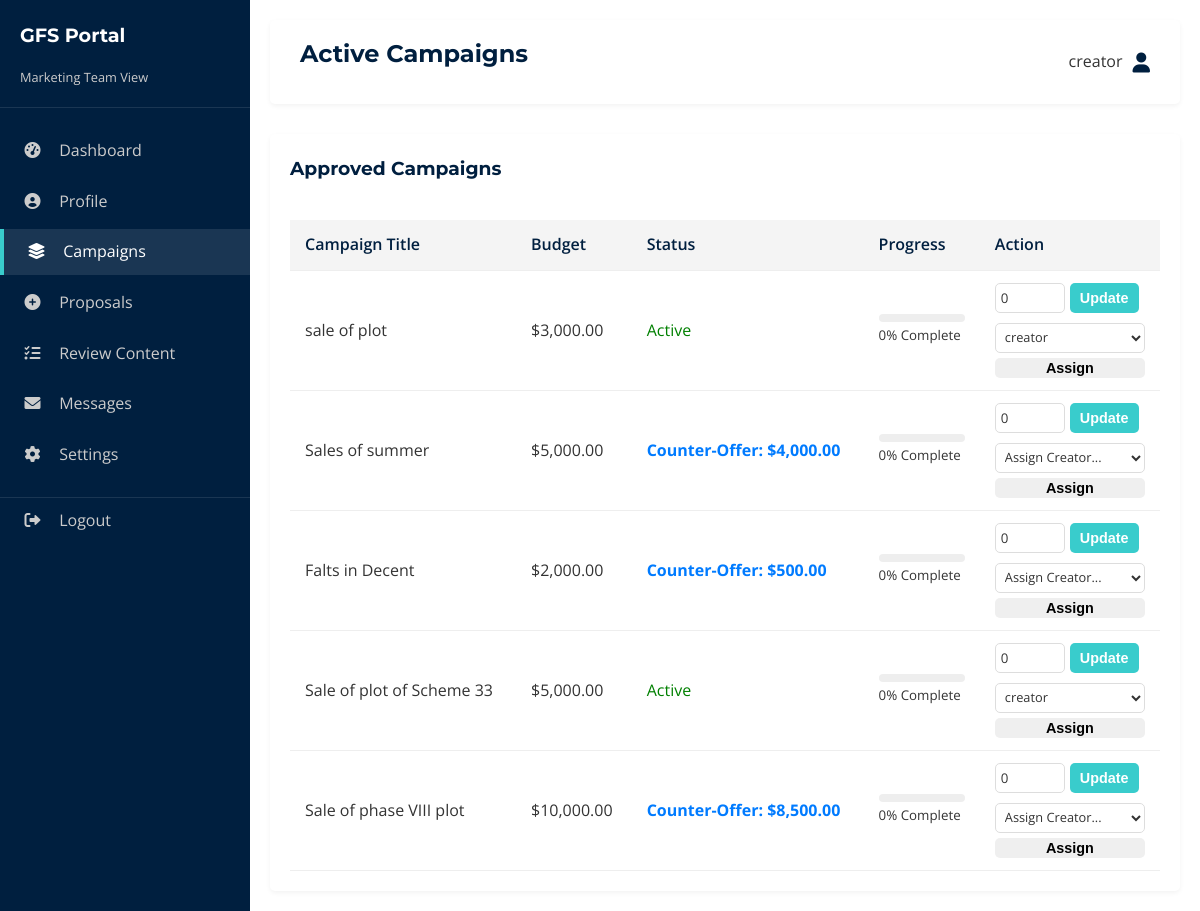
The page /portal/marketing/campaigns (signed in) on the database its author committed.
### tables this page shows
CREATE TABLE users (
    id INTEGER PRIMARY KEY AUTOINCREMENT,
    username TEXT NOT NULL UNIQUE,
    password TEXT NOT NULL,
    role TEXT NOT NULL,
    full_name TEXT,
    email TEXT,
    phone TEXT
);

CREATE TABLE budget_requests (
    id INTEGER PRIMARY KEY AUTOINCREMENT,
    title TEXT NOT NULL,
    type TEXT NOT NULL,
    amount REAL NOT NULL,
    proposed_by TEXT NOT NULL,
    status TEXT DEFAULT 'Pending',
    counter_amount REAL,
    progress INTEGER DEFAULT 0,
    assigned_to INTEGER,
    created_at TIMESTAMP DEFAULT CURRENT_TIMESTAMP,
    FOREIGN KEY (assigned_to) REFERENCES users (id)
);

### app.py (the view)
@app.route('/portal/marketing/campaigns')
def portal_marketing_campaigns():
    if 'user_id' not in session: return redirect(url_for('login'))
    conn = get_db_connection()
    campaigns = conn.execute('SELECT b.*, u.username as assigned_username FROM budget_requests b LEFT JOIN users u ON b.assigned_to = u.id WHERE b.proposed_by = "Marketing Team" AND (b.status = "Approved" OR b.status = "Counter-Offer") ORDER BY b.created_at DESC').fetchall()
    creators = conn.execute('SELECT id, username FROM users WHERE role = "Content Creator"').fetchall()
    conn.close()
    return render_template('portals/marketing_campaigns.html', role='Marketing Team', campaigns=campaigns, creators=creators)

### app.py (called while the page is built)
def get_db_connection():
    conn = sqlite3.connect('database.db')
    conn.row_factory = sqlite3.Row
    return conn

@app.context_processor
def inject_global_data():
    conn = get_db_connection()
    try:
        theme_row = conn.execute("SELECT value FROM settings WHERE key = 'theme'").fetchone()
        theme = theme_row['value'] if theme_row else 'default'
        site_rows = conn.execute("SELECT section, key, value FROM site_content WHERE page = 'global'").fetchall()
        site_data = {}
        for row in site_rows:
            if row['section'] not in site_data:
                site_data[row['section']] = {}
            site_data[row['section']][row['key']] = row['value']
    except sqlite3.OperationalError:
        theme = 'default'
        site_data = {}
    finally:
        conn.close()
    return dict(theme=theme, site=site_data)

### templates/portals/marketing_campaigns.html (shortened to what this page needs)
{% extends 'portal_base.html' %}
{% block header %}Active Campaigns{% endblock %}
{% block content %}
<div class="table-container">
    <div style="display: flex; justify-content: space-between; align-items: center; margin-bottom: 20px;">
        <h3>Approved Campaigns</h3>
    </div>
    <table class="table">
        <thead>
            <tr>
                <th>Campaign Title</th>
                <th>Budget</th>
                <th>Status</th>
                <th>Progress</th>
                <th>Action</th>
            </tr>
        </thead>
        <tbody>
            {% for campaign in campaigns %}
            <tr>
                <td>{{ campaign.title }}</td>
                <td>${{ "{:,.2f}".format(campaign.amount or 0) }}</td>
                <td>
                    {% if campaign.status == 'Counter-Offer' %}
                    <span style="color: #007bff; font-weight: bold;">Counter-Offer: ${{
                        "{:,.2f}".format(campaign.counter_amount or 0) }}</span>
                    {% else %}
                    <span style="color: green;">Active</span>
                    {% endif %}
                </td>
                <td>
                    <div style="width: 100%; background: #eee; height: 8px; border-radius: 4px;">
                    </div>
                    <small>{{ campaign.progress }}% Complete</small>
                </td>
                <td>
                    <div style="margin-bottom: 10px;">
                        <form action="{{ url_for('portal_marketing_update_progress', campaign_id=campaign.id) }}"
                            method="POST" style="display: flex; gap: 5px;">
                            <input type="number" name="progress" value="{{ campaign.progress }}" min="0" max="100"
                                class="form-control" style="width: 70px; padding: 2px 5px; height: 30px;">
                            <button type="submit" class="btn btn-primary small-btn"
                                style="padding: 2px 10px;">Update</button>
                        </form>
                    </div>
                    <div>
                        <form action="{{ url_for('portal_marketing_assign_creator', campaign_id=campaign.id) }}"
                            method="POST" style="display: flex; flex-direction: column; gap: 5px;">
                            <select name="creator_id" class="form-control"
                                style="padding: 2px 5px; height: 30px; font-size: 0.8rem;">
                                <option value="">Assign Creator...</option>
                                {% for creator in creators %}
                                <option value="{{ creator.id }}" {{ 'selected' if campaign.assigned_to==creator.id
                                    else '' }}>
                                    {{ creator.username }}
                                </option>
                                {% endfor %}
                            </select>
                            <button type="submit" class="btn btn-secondary small-btn"
                                style="padding: 2px 10px;">Assign</button>
                        </form>
                    </div>
                </td>
            </tr>
            {% endfor %}
        </tbody>
    </table>
</div>
{% endblock %}

### templates/portal_base.html (shortened to what this page needs)
<!DOCTYPE html>
<html lang="en">
<head>
    <link rel="stylesheet" href="https://cdnjs.cloudflare.com/ajax/libs/font-awesome/6.0.0/css/all.min.css">
    <link rel="stylesheet" href="{{ url_for('static', filename='styles.css') }}">
</head>
<body class="{{ theme + '-theme' if theme and theme != 'default' else '' }}">
    <div class="admin-container">
        <nav class="sidebar">
            <div class="sidebar-header">
                <h3>GFS Portal</h3>
                <p style="font-size: 0.8rem; color: #ccc;">{{ role }} View</p>
            </div>
            <ul class="sidebar-menu">
                <li><a href="{{ url_for('portal_supervisor' if role == 'Project Supervisor' else 'portal_marketing' if role == 'Marketing Team' else 'portal_content' if role == 'Content Creator' else 'portal_sales') }}"
                        class="{{ 'active' if request.endpoint in ['portal_supervisor', 'portal_marketing', 'portal_content', 'portal_sales'] else '' }}">
                        <i class="fas fa-tachometer-alt"></i> Dashboard
                    </a></li>
                {% if role == 'Project Supervisor' %}
                <li><a href="{{ url_for('portal_supervisor_profile') }}"
                        class="{{ 'active' if request.endpoint == 'portal_supervisor_profile' else '' }}">
                        <i class="fas fa-user-circle"></i> Profile
                    </a></li>
                {% elif role == 'Marketing Team' %}
                <li><a href="{{ url_for('portal_marketing_profile') }}"
                        class="{{ 'active' if request.endpoint == 'portal_marketing_profile' else '' }}">
                        <i class="fas fa-user-circle"></i> Profile
                    </a></li>
                {% elif role == 'Content Creator' %}
                <li><a href="{{ url_for('portal_content_profile') }}"
                        class="{{ 'active' if request.endpoint == 'portal_content_profile' else '' }}">
                        <i class="fas fa-user-circle"></i> Profile
                    </a></li>
                {% elif role == 'Sales Team' %}
                <li><a href="{{ url_for('portal_sales_profile') }}"
                        class="{{ 'active' if request.endpoint == 'portal_sales_profile' else '' }}">
                        <i class="fas fa-user-circle"></i> Profile
                    </a></li>
                {% endif %}
                {% if role == 'Project Supervisor' %}
                <li><a href="{{ url_for('portal_supervisor_approvals') }}"
                        class="{{ 'active' if request.endpoint == 'portal_supervisor_approvals' else '' }}">
                        <i class="fas fa-check-double"></i> Approvals
                    </a></li>
                <li><a href="{{ url_for('portal_supervisor_budget') }}"
                        class="{{ 'active' if request.endpoint == 'portal_supervisor_budget' else '' }}">
                        <i class="fas fa-wallet"></i> Budget Control
                    </a></li>
                <li><a href="{{ url_for('portal_supervisor_training') }}"
                        class="{{ 'active' if request.endpoint == 'portal_supervisor_training' else '' }}">
                        <i class="fas fa-chalkboard-teacher"></i> Conduct Training
                    </a></li>
                {% elif role == 'Marketing Team' %}
                <li><a href="{{ url_for('portal_marketing_campaigns') }}"
                        class="{{ 'active' if request.endpoint == 'portal_marketing_campaigns' else '' }}">
                        <i class="fas fa-layer-group"></i> Campaigns
                    </a></li>
                <li><a href="{{ url_for('portal_marketing') }}"
                        class="{{ 'active' if request.endpoint == 'portal_marketing' else '' }}">
                        <i class="fas fa-plus-circle"></i> Proposals
                    </a></li>
                <li><a href="{{ url_for('portal_marketing_review') }}"
                        class="{{ 'active' if request.endpoint == 'portal_marketing_review' else '' }}">
                        <i class="fas fa-tasks"></i> Review Content
                    </a></li>
                {% endif %}
                {% if role == 'Project Supervisor' %}
                <li><a href="{{ url_for('portal_supervisor_messages') }}"
                        class="{{ 'active' if request.endpoint == 'portal_supervisor_messages' else '' }}">
                        <i class="fas fa-envelope"></i> Messages
                    </a></li>
                {% elif role == 'Marketing Team' %}
                <li><a href="{{ url_for('portal_marketing_messages') }}"
                        class="{{ 'active' if request.endpoint == 'portal_marketing_messages' else '' }}">
                        <i class="fas fa-envelope"></i> Messages
                    </a></li>
                {% elif role == 'Content Creator' %}
                <li><a href="{{ url_for('portal_content_messages') }}"
                        class="{{ 'active' if request.endpoint == 'portal_content_messages' else '' }}">
                        <i class="fas fa-envelope"></i> Messages
                    </a></li>
                {% elif role == 'Sales Team' %}
                <li><a href="{{ url_for('portal_sales_messages') }}"
                        class="{{ 'active' if request.endpoint == 'portal_sales_messages' else '' }}">
                        <i class="fas fa-envelope"></i> Messages
                    </a></li>
                {% endif %}
                {% if role == 'Project Supervisor' %}
                <li><a href="{{ url_for('portal_supervisor_settings') }}"
                        class="{{ 'active' if request.endpoint == 'portal_supervisor_settings' else '' }}">
                        <i class="fas fa-cog"></i> Settings
                    </a></li>
                {% elif role == 'Marketing Team' %}
                <li><a href="{{ url_for('portal_marketing_settings') }}"
                        class="{{ 'active' if request.endpoint == 'portal_marketing_settings' else '' }}">
                        <i class="fas fa-cog"></i> Settings
                    </a></li>
                {% elif role == 'Content Creator' %}
                <li><a href="{{ url_for('portal_content_settings') }}"
                        class="{{ 'active' if request.endpoint == 'portal_content_settings' else '' }}">
                        <i class="fas fa-cog"></i> Settings
                    </a></li>
                {% elif role == 'Sales Team' %}
                <li><a href="{{ url_for('portal_sales_settings') }}"
                        class="{{ 'active' if request.endpoint == 'portal_sales_settings' else '' }}">
                        <i class="fas fa-cog"></i> Settings
                    </a></li>
                {% endif %}
                <li><a href="{{ url_for('logout') }}"
                        style="margin-top: 20px; border-top: 1px solid rgba(255,255,255,0.1);">
                        <i class="fas fa-sign-out-alt"></i> Logout
                    </a></li>
            </ul>
        </nav>
        <div class="admin-content">
            <header class="admin-header">
                <h2>{% block header %}{% endblock %}</h2>
                <div class="user-info">
                    <span>{{ session['username'] }}</span> <i class="fas fa-user fa-lg"
                        style="margin-left: 10px; color: var(--primary-color);"></i>
                </div>
            </header>
            {% block content %}{% endblock %}
        </div>
    </div>
</body>
</html>

### static/styles.css (style rules this page uses)
:root { --primary-color: #001f3f; --secondary-color: #39cccc; --accent-color: #0074D9; --text-color: #333; --light-gray: #f4f4f4; --white: #ffffff; --bg-color: #ffffff; --card-bg: #ffffff; --sidebar-bg: #001f3f; --sidebar-text: #ffffff; --font-heading: 'Montserrat', sans-serif; --font-body: 'Open Sans', sans-serif; --transition: all 0.3s ease; }
* { margin: 0; padding: 0; box-sizing: border-box; }
body { font-family: var(--font-body); line-height: 1.6; color: var(--text-color); background-color: var(--bg-color); }
h1, h2, h3, h4, h5, h6 { font-family: var(--font-heading); color: var(--primary-color); margin-bottom: 1rem; }
a { text-decoration: none; color: inherit; }
ul { list-style: none; }
.btn { display: inline-block; padding: 10px 20px; border-radius: 5px; font-weight: 600; transition: var(--transition); cursor: pointer; border: none; }
.btn-primary { background-color: var(--secondary-color); color: #fff; }
.small-btn { padding: 8px 16px; font-size: 0.9rem; }
.form-control { width: 100%; padding: 10px; border: 1px solid #ddd; border-radius: 5px; font-family: inherit; background-color: var(--white); color: var(--text-color); }
.admin-container { display: flex; min-height: 100vh; }
.sidebar { width: 250px; background-color: var(--sidebar-bg); color: var(--sidebar-text); padding: 20px 0; flex-shrink: 0; }
.sidebar-header { padding: 0 20px 20px; border-bottom: 1px solid rgba(255, 255, 255, 0.1); margin-bottom: 20px; }
.sidebar-header h3 { color: var(--sidebar-text); font-size: 1.2rem; }
.sidebar-menu li { margin-bottom: 5px; }
.sidebar-menu a { display: block; padding: 10px 20px; color: #ccc; transition: var(--transition); }
.sidebar-menu a:hover, .sidebar-menu a.active { background-color: rgba(255, 255, 255, 0.1); color: var(--sidebar-text); border-left: 4px solid var(--secondary-color); }
.sidebar-menu i { width: 25px; text-align: center; margin-right: 10px; }
.admin-content { flex-grow: 1; background-color: var(--bg-color); padding: 20px; overflow-y: auto; }
.admin-header { display: flex; justify-content: space-between; align-items: center; background-color: var(--card-bg); padding: 15px 30px; margin-bottom: 30px; border-radius: 5px; box-shadow: 0 2px 5px rgba(0, 0, 0, 0.05); color: var(--text-color); }
.user-info { position: relative; cursor: pointer; display: flex; align-items: center; }
.table-container { background: var(--card-bg); padding: 20px; border-radius: 5px; box-shadow: 0 2px 5px rgba(0, 0, 0, 0.05); overflow-x: auto; }
.table { width: 100%; border-collapse: collapse; color: var(--text-color); }
.table th, .table td { padding: 12px 15px; text-align: left; border-bottom: 1px solid #eee; }
.table th { background-color: var(--light-gray); color: var(--primary-color); font-weight: 600; }

### rows shown on the page
users: username "creator"
budget_requests: title "sale of plot", amount "3,000.00", status "Active", progress "0"
budget_requests: title "Sales of summer", amount "5,000.00", counter_amount "4,000.00", progress "0"
budget_requests: title "Falts in Decent", amount "2,000.00", counter_amount "500.00", progress "0"
budget_requests: title "Sale of plot of Scheme 33", amount "5,000.00", status "Active", progress "0"
budget_requests: title "Sale of phase VIII plot", amount "10,000.00", counter_amount "8,500.00", progress "0"

### other values the page prints
{{ role }} "Marketing Team"
form field creator_id "creator"
